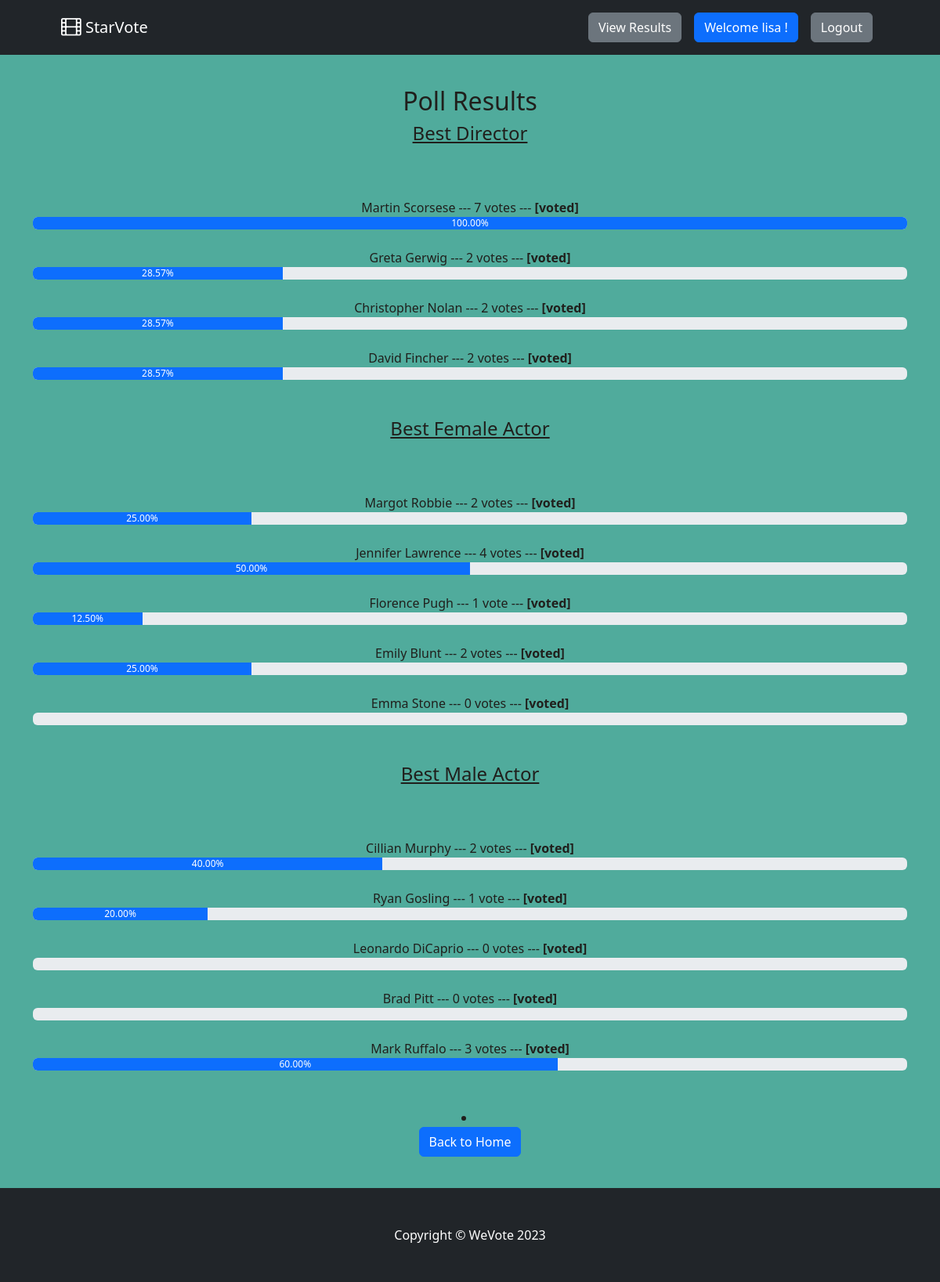
Screenshot of /poll-results/ (signed in) with the database file from the repository.
### votingwebapp/models.py (models this page shows, shortened)
class Category(models.Model):
    title = models.CharField(max_length=200)
    slug = models.SlugField(blank=True, null=True)
    description = models.TextField(blank=True, null=True)
    total_vote = models.IntegerField(default=0)
    voters = models.ManyToManyField(User, blank=True)

class CategoryItem(models.Model):
    title = models.CharField(max_length=200)
    total_vote = models.IntegerField(default=0)
    category = models.ForeignKey(Category, on_delete=models.CASCADE, related_name="items")
    voters = models.ManyToManyField(User, blank=True)
    @property
    def percentage_vote(self): #self variable allows you to differenciate between instance variables (belongs to a particular user)
        category_votes = self.category.total_vote #to get the amount of votes made for each individual item
        items_votes = self.total_vote #how much votes that person made
        if category_votes == 0:
            vote_in_percentage = 0 #show 0 if no votes were made
        else:
            vote_in_percentage = (items_votes/category_votes) * 100 #operation to get the percentage votes
        return vote_in_percentage

### votingwebapp/views.py (the view)
# urls.py: path("poll-results/", views.poll_results, name='poll_results')
def poll_results(request):
    category_items = CategoryItem.objects.all()
    category = Category.objects.all()
    context = { 'category':category, 'category_items': category_items}
    return render(request, 'pollresults.html', context)

### votingwebapp/templates/pollresults.html
{% extends 'base.html' %}
{% block content %}
<div class="container result-container">
    <div class="sub-container text-center">
        <div style="padding-top: 20px; padding-bottom: 20px;"></div>
        <h2> Poll Results</h2>
        {% for category in category %}
            <h4>{{ category.title }}</h4>
            <br>
            <br>
            {% for item in category_items %}
                {% if item.category_id == category.id %}
                    <small>{{ item.title }}</strong> --- {{ item.total_vote }} vote{{ item.total_vote | pluralize }} ---  <strong>[voted]</strong></small>
                    <div class="progressContainer">
                        <div class="progress">
                            <div class="progress-bar"
                                role="progressbar"
                                aria-label="Example with label"
                                style="width:{{ item.percentage_vote | floatformat:2 }}%;"
                                aria-valuenow="25"
                                aria-valuemin="0"
                                aria-valuemax="100"
                            >
                            {{ item.percentage_vote | floatformat:2 }}%
                            </div>
                        </div>
                    </div>
                    <br>
                {% endif %}
            {% endfor %}
            <br>
        {% endfor %}
        <li class="nav-item"><a class="nav-link" href="{% url 'index' %}"><button class="btn btn-primary"> Back to Home </button></a></li>
        <div style="padding-top: 20px; padding-bottom: 20px;"></div>
    </div>
</div>
{% endblock content %}

### votingwebapp/templates/base.html (shortened to what this page needs)
<!DOCTYPE html>
{% load static %}
<html lang="en">
<head>
    <link rel="stylesheet" href="https://cdnjs.cloudflare.com/ajax/libs/font-awesome/4.7.0/css/font-awesome.min.css">
    <link href="https://cdn.jsdelivr.net/npm/bootstrap-icons@1.4.1/font/bootstrap-icons.css" rel="stylesheet" />
    <link rel="stylesheet" href="{% static 'css/bootstrap.css' %}">
    <link rel="stylesheet" href="{% static 'css/style.css' %}">
</head>
<body>
     <nav class="navbar navbar-expand-lg navbar-dark bg-dark">
        <div class="container px-lg-5">
            <a class="navbar-brand" href="{% url 'index'  %}">
            <i class="fa fa-film" style="font-size:24px"></i> StarVote
            </a>
            <div class="collapse navbar-collapse" id="navbarSupportedContent">
                <ul class="navbar-nav ms-auto mb-2 mb-lg-0">
                    <li class="nav-item"><a class="nav-link" href="{% url 'poll_results' %}"><button class="btn btn-secondary">View Results</button></a></li>
                    {% if request.user.is_authenticated %}
                    <li class="nav-item"><a class="nav-link" href="#"><button class="btn btn-primary">Welcome {{request.user.username}} !</button></a></li>
                    <li class="nav-item"><a class="nav-link" href="{% url 'logout' %}"><button class="btn btn-secondary">Logout</button></a></li>
                    {% else %}
                    <li class="nav-item"><a class="nav-link" href="{% url 'signin' %}"><button class="btn btn-primary">Login</button></a></li>
                    <li class="nav-item"><a class="nav-link" href="{% url 'signup' %}"><button class="btn btn-primary">Sign Up</button></a></li>
                    {% endif %}
                </ul>
            </div>
        </div>
    </nav>
    {% block content %}
    {% endblock content %}
     <footer class="py-5 bg-dark">
        <div class="container"><p class="m-0 text-center text-white">Copyright &copy; WeVote 2023</p></div>
    </footer>
</body>
</html>

### votingwebapp/static/css/style.css (style rules this page uses)
* { box-sizing: border-box; }
.result-container { display: flex; align-items: center; justify-content: center; }
.sub-container { width: inherit }
.result-container h4 { text-decoration: underline; margin-bottom: 20px; }
.result-container small { font-size: 16px; font-weight: 500; }

### rows the page displays
Category: title "Best Director"
CategoryItem: title "Martin Scorsese", total_vote "7", total_vote|pluralize "s", percentage_vote "100.00"
CategoryItem: title "Greta Gerwig", total_vote "2", total_vote|pluralize "s", percentage_vote "28.57"
CategoryItem: title "Christopher Nolan", total_vote "2", total_vote|pluralize "s", percentage_vote "28.57"
CategoryItem: title "David Fincher", total_vote "2", total_vote|pluralize "s", percentage_vote "28.57"
Category: title "Best Female Actor"
CategoryItem: title "Margot Robbie", total_vote "2", total_vote|pluralize "s", percentage_vote "25.00"
CategoryItem: title "Jennifer Lawrence", total_vote "4", total_vote|pluralize "s", percentage_vote "50.00"
CategoryItem: title "Florence Pugh", total_vote "1", percentage_vote "12.50"
CategoryItem: title "Emily Blunt", total_vote "2", total_vote|pluralize "s", percentage_vote "25.00"
CategoryItem: title "Emma Stone", total_vote "0", total_vote|pluralize "s"
Category: title "Best Male Actor"
CategoryItem: title "Cillian Murphy", total_vote "2", total_vote|pluralize "s", percentage_vote "40.00"
CategoryItem: title "Ryan Gosling", total_vote "1", percentage_vote "20.00"
CategoryItem: title "Leonardo DiCaprio", total_vote "0", total_vote|pluralize "s"
CategoryItem: title "Brad Pitt", total_vote "0", total_vote|pluralize "s"
CategoryItem: title "Mark Ruffalo", total_vote "3", total_vote|pluralize "s", percentage_vote "60.00"

### other values shown
{{ request.user.username }} "lisa"
